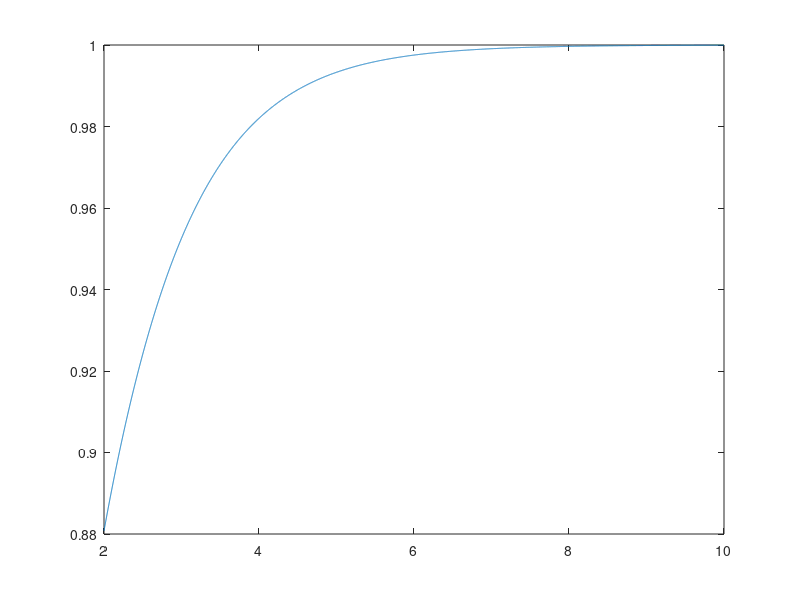

The MATLAB script that drew this image:
% testing the shape of the activation function. logistic

L=1; % maximum
k=.1; % curve steepness, also determines how low is the initial start

maxDist = .005;
steps = .00001;

x = maxDist:-steps:0;
xaxis = 0:steps:maxDist;

xlog = log(1./x);

% plot(-x,xlog)

acts = 1 ./ (1 + exp(-k * xlog));

plot(-x,5*acts)

% note, however, that the weights aren't updated linearly. Rather, they
% also travel along and exp() curve. 


a = 0; % lower bound
k = 1; % upper bound
c = 1; % typically 1
q = 10; % related to y(0)
b = .5; % growth rate
v = 1; % place of maximal growth

acts_general = a + ((k - a) ./ ((c + q*exp(-b*xlog)).^(1/v)));

plot(-x,acts_general)


test = -5:.1:10;

acts_general_test = a + ((k - a) ./ ((c + q*exp(-b*test)).^1/v));
plot(test,acts_general_test)



% this describes the region of the activation sigmoid we move along
% note, however, that since the actual inputs are log transformed, the
% shape of the actual activations might be slightly different (see above).
% Do we want to try and match a linear progression?
test = 2:.001:10;
actsTest = 1 ./ (1+exp(-1 * test));
plot(test,actsTest)

